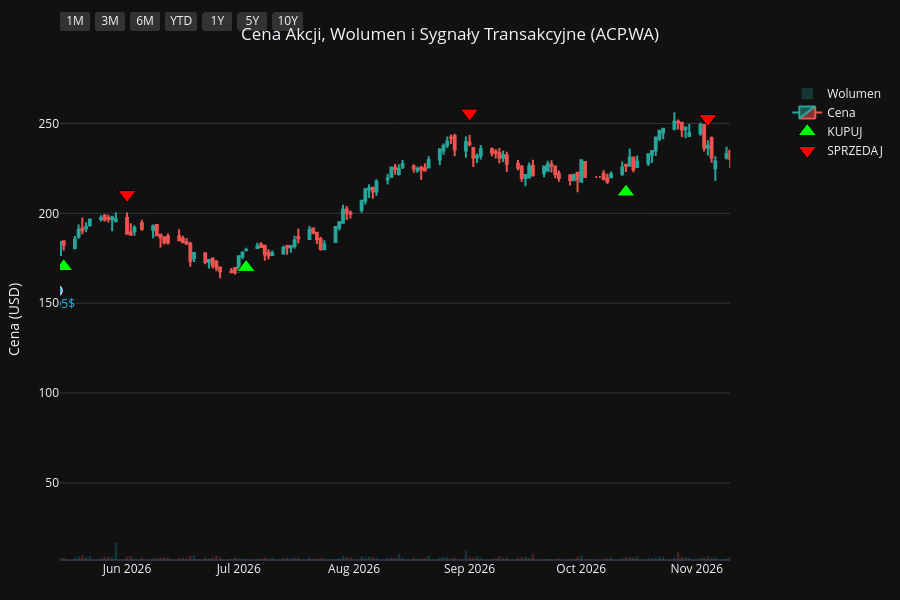
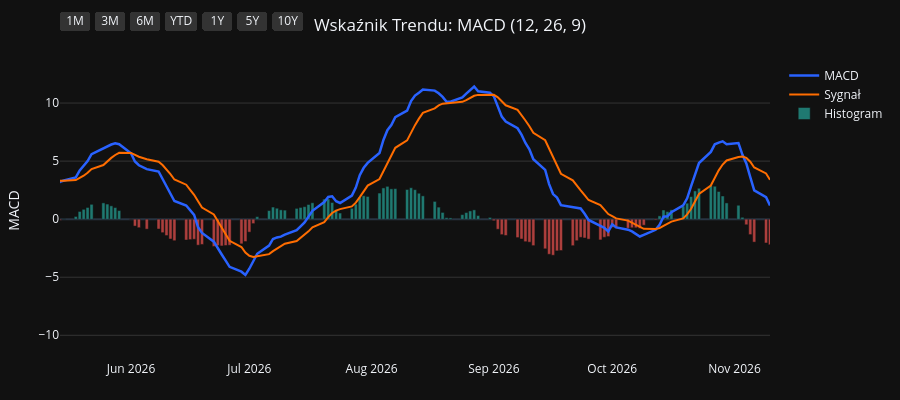
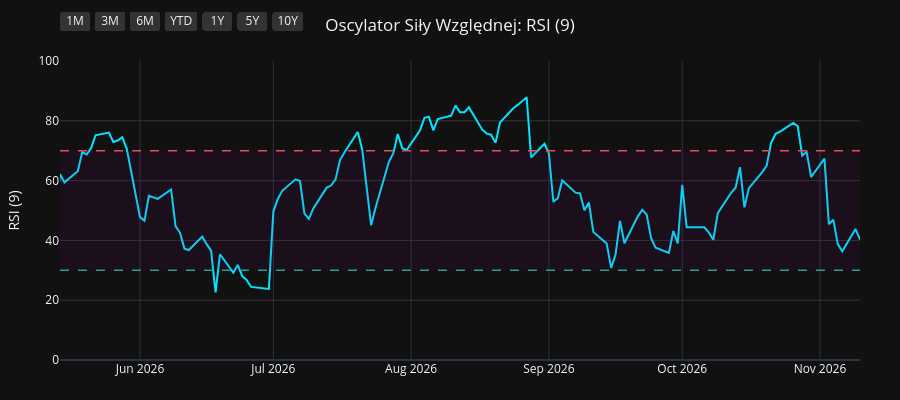
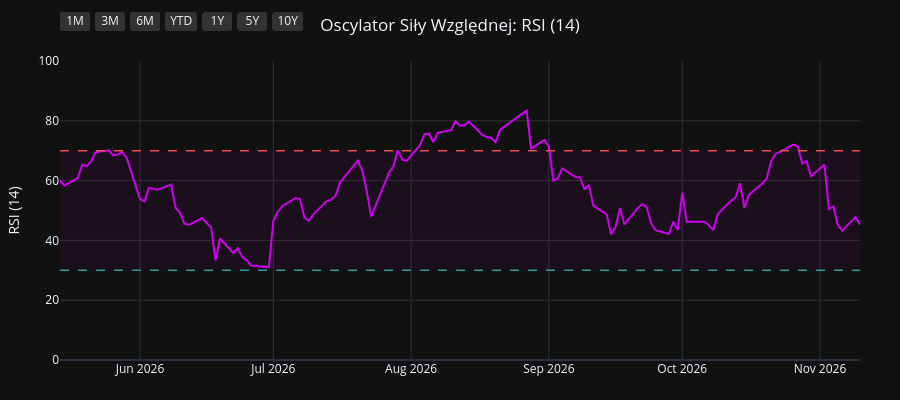

The notebook cell these images were saved under, in order:
### Code cell
import os
import yfinance as yf
import pandas as pd
import pandas_ta as ta
import plotly.graph_objects as go
from plotly.subplots import make_subplots

# 1. Pobranie i przygotowanie danych
symbol = os.environ.get("STOCK_TICKER", "").strip().upper()
if not symbol:
    raise RuntimeError("Set STOCK_TICKER before running price_extractor.ipynb")
df = yf.Ticker(symbol).history(period="10y")
df.index = df.index.tz_localize(None)

# Wskaźniki i sygnały
df.ta.macd(fast=12, slow=26, signal=9, append=True)
df.ta.rsi(length=9, append=True)
df.ta.rsi(length=14, append=True)
df.ta.rsi(length=21, append=True)
df.dropna(inplace=True)

macd = df['MACD_12_26_9']
signal = df['MACDs_12_26_9']
wczorajszy_macd = macd.shift(1)
wczorajszy_signal = signal.shift(1)

df['Decyzja'] = 'BRAK'
df.loc[(macd > signal) & (wczorajszy_macd <= wczorajszy_signal), 'Decyzja'] = 'KUPUJ'
df.loc[(macd < signal) & (wczorajszy_macd >= wczorajszy_signal), 'Decyzja'] = 'SPRZEDAJ'

df_kupuj = df[df['Decyzja'] == 'KUPUJ']
df_sprzedaj = df[df['Decyzja'] == 'SPRZEDAJ']
df_dywidendy = df[df['Dividends'] > 0]
df_splity = df[df['Stock Splits'] > 0]

# Wspólna konfiguracja osi X
konfiguracja_osi_x = dict(
    type="date",
    showspikes=True, spikemode="across", spikesnap="cursor", spikedash="dot", spikecolor="#ffffff", spikethickness=1, hoverformat="%Y-%m-%d",
    rangeselector=dict(
        buttons=list([
            dict(count=1, label="1M", step="month", stepmode="backward"),
            dict(count=3, label="3M", step="month", stepmode="backward"),
            dict(count=6, label="6M", step="month", stepmode="backward"),
            dict(count=1, label="YTD", step="year", stepmode="todate"),
            dict(count=1, label="1Y", step="year", stepmode="backward"),
            dict(count=5, label="5Y", step="year", stepmode="backward"),
            dict(step="all", label="10Y")
        ]),
        bgcolor="#333333", activecolor="#2962ff", x=0, y=1.1
    )
)

# ==========================================
# WYKRES 1: CENA + WOLUMEN + SYGNAŁY
# ==========================================
fig1 = make_subplots(specs=[[{"secondary_y": True}]])

kolory_wolumenu = ['#26a69a' if row['Close'] >= row['Open'] else '#ef5350' for index, row in df.iterrows()]
fig1.add_trace(go.Bar(x=df.index, y=df['Volume'], marker_color=kolory_wolumenu, opacity=0.25, name='Wolumen'), secondary_y=True)
fig1.add_trace(go.Candlestick(x=df.index, open=df['Open'], high=df['High'], low=df['Low'], close=df['Close'], name='Cena', increasing_line_color='#26a69a', decreasing_line_color='#ef5350'), secondary_y=False)
fig1.add_trace(go.Scatter(x=df_kupuj.index, y=df_kupuj['Low'] * 0.95, customdata=df_kupuj[['Low', 'High']], mode='markers', marker=dict(symbol='triangle-up', size=16, color='#00ff00', line=dict(width=1, color='black')), name='KUPUJ', hovertemplate='KUPUJ<br>Najniższa: %{customdata[0]:.2f}<br>Najwyższa: %{customdata[1]:.2f}<extra></extra>'), secondary_y=False)
fig1.add_trace(go.Scatter(x=df_sprzedaj.index, y=df_sprzedaj['High'] * 1.05, customdata=df_sprzedaj[['Low', 'High']], mode='markers', marker=dict(symbol='triangle-down', size=16, color='#ff0000', line=dict(width=1, color='black')), name='SPRZEDAJ', hovertemplate='SPRZEDAJ<br>Najniższa: %{customdata[0]:.2f}<br>Najwyższa: %{customdata[1]:.2f}<extra></extra>'), secondary_y=False)

if not df_dywidendy.empty:
    fig1.add_trace(go.Scatter(x=df_dywidendy.index, y=df_dywidendy['Low'] * 0.90, mode='markers+text', marker=dict(symbol='circle', size=12, color='#29b6f6', line=dict(width=1, color='white')), text=df_dywidendy['Dividends'].apply(lambda x: f"{x}$"), textposition="bottom center", name='Dywidenda', showlegend=False, hovertemplate='Dywidenda: %{text}<extra></extra>', textfont=dict(color="#29b6f6")), secondary_y=False)
if not df_splity.empty:
                    fig1.add_trace(go.Scatter(x=df_splity.index, y=df_splity['High'], mode='markers+text', marker=dict(symbol='star', size=16, color='#ffee58', line=dict(width=1, color='black')), text=df_splity['Stock Splits'].apply(lambda x: f"{x:g}:1" if x >= 1 else f"1:{1 / x:g}"), textposition="top center", name='Split', hovertemplate='%{text}<extra></extra>', textfont=dict(color="#ffee58")), secondary_y=False)

fig1.update_layout(title=dict(text=f"Cena Akcji, Wolumen i Sygnały Transakcyjne ({symbol})", x=0.5, xanchor='center'), dragmode='pan', xaxis_rangeslider_visible=False, template='plotly_dark', height=600, hovermode='x unified', margin=dict(l=60, r=40, t=60, b=40))
fig1.update_xaxes(**konfiguracja_osi_x)
fig1.update_xaxes(range=[df.index.max() - pd.Timedelta(days=180), df.index.max()])
fig1.update_yaxes(title_text="Cena (USD)", secondary_y=False, gridcolor='#333333')
fig1.update_yaxes(range=[0, df['Volume'].max() * 4], showgrid=False, showticklabels=False, secondary_y=True)
fig1.show(config={'scrollZoom': True})

# ==========================================
# WYKRES 2: WSKAŹNIK MACD
# ==========================================
fig2 = go.Figure()
fig2.add_trace(go.Scatter(x=df.index, y=df['MACD_12_26_9'], line=dict(color='#2962ff', width=2.5), name='MACD'))
fig2.add_trace(go.Scatter(x=df.index, y=df['MACDs_12_26_9'], line=dict(color='#ff6d00', width=2), name='Sygnał'))
kolory_macd = ['#26a69a' if val >= 0 else '#ef5350' for val in df['MACDh_12_26_9']]
fig2.add_trace(go.Bar(x=df.index, y=df['MACDh_12_26_9'], marker_color=kolory_macd, name='Histogram', opacity=0.7))
fig2.update_layout(title=dict(text="Wskaźnik Trendu: MACD (12, 26, 9)", x=0.5, xanchor='center'), dragmode='pan', xaxis_rangeslider_visible=False, template='plotly_dark', height=400, hovermode='x unified', margin=dict(l=60, r=40, t=60, b=40))
fig2.update_xaxes(**konfiguracja_osi_x)
fig2.update_xaxes(range=[df.index.max() - pd.Timedelta(days=180), df.index.max()])
fig2.update_yaxes(title_text="MACD", gridcolor='#333333')
fig2.show(config={'scrollZoom': True})

# ==========================================
# WYKRES 3: OSCYLATOR RSI (9)
# ==========================================
fig3 = go.Figure()
fig3.add_trace(go.Scatter(x=df.index, y=df['RSI_9'], line=dict(color='#00e5ff', width=2), name='RSI (9)'))
fig3.add_hline(y=70, line_dash="dash", line_color="#ef5350", line_width=1.5)
fig3.add_hline(y=30, line_dash="dash", line_color="#26a69a", line_width=1.5)
fig3.add_hrect(y0=30, y1=70, line_width=0, fillcolor="purple", opacity=0.1)
fig3.update_layout(title=dict(text="Oscylator Siły Względnej: RSI (9)", x=0.5, xanchor='center'), dragmode='pan', xaxis_rangeslider_visible=False, template='plotly_dark', height=400, hovermode='x unified', margin=dict(l=60, r=40, t=60, b=40))
fig3.update_xaxes(**konfiguracja_osi_x)
fig3.update_xaxes(range=[df.index.max() - pd.Timedelta(days=180), df.index.max()])
fig3.update_yaxes(title_text="RSI (9)", range=[0, 100], gridcolor='#333333')
fig3.show(config={'scrollZoom': True})

# ==========================================
# WYKRES 4: OSCYLATOR RSI (14)
# ==========================================
fig4 = go.Figure()
fig4.add_trace(go.Scatter(x=df.index, y=df['RSI_14'], line=dict(color='#d500f9', width=2), name='RSI (14)'))
fig4.add_hline(y=70, line_dash="dash", line_color="#ef5350", line_width=1.5)
fig4.add_hline(y=30, line_dash="dash", line_color="#26a69a", line_width=1.5)
fig4.add_hrect(y0=30, y1=70, line_width=0, fillcolor="purple", opacity=0.1)
fig4.update_layout(title=dict(text="Oscylator Siły Względnej: RSI (14)", x=0.5, xanchor='center'), dragmode='pan', xaxis_rangeslider_visible=False, template='plotly_dark', height=400, hovermode='x unified', margin=dict(l=60, r=40, t=60, b=40))
fig4.update_xaxes(**konfiguracja_osi_x)
fig4.update_xaxes(range=[df.index.max() - pd.Timedelta(days=180), df.index.max()])
fig4.update_yaxes(title_text="RSI (14)", range=[0, 100], gridcolor='#333333')
fig4.show(config={'scrollZoom': True})

# ==========================================
# WYKRES 5: OSCYLATOR RSI (21)
# ==========================================
fig5 = go.Figure()
fig5.add_trace(go.Scatter(x=df.index, y=df['RSI_21'], line=dict(color='#64dd17', width=2), name='RSI (21)'))
fig5.add_hline(y=70, line_dash="dash", line_color="#ef5350", line_width=1.5)
fig5.add_hline(y=30, line_dash="dash", line_color="#26a69a", line_width=1.5)
fig5.add_hrect(y0=30, y1=70, line_width=0, fillcolor="purple", opacity=0.1)
fig5.update_layout(title=dict(text="Oscylator Siły Względnej: RSI (21)", x=0.5, xanchor='center'), dragmode='pan', xaxis_rangeslider_visible=False, template='plotly_dark', height=400, hovermode='x unified', margin=dict(l=60, r=40, t=60, b=40))
fig5.update_xaxes(**konfiguracja_osi_x)
fig5.update_xaxes(range=[df.index.max() - pd.Timedelta(days=180), df.index.max()])
fig5.update_yaxes(title_text="RSI (21)", range=[0, 100], gridcolor='#333333')
fig5.show(config={'scrollZoom': True})

### Figure 1 — Plotly figure (JSON) as saved in the notebook; plotly's stock layout.template omitted (floating-point values rounded to 4 significant figures; data arrays with more than 128 entries replaced by an {"elided": "..."} marker saying what was removed)
{"data": [{"marker": {"color": {"elided": "2506 str values"}}, "name": "Wolumen", "opacity": 0.25, "type": "bar", "x": {"elided": "2506 str values"}, "xaxis": "x", "y": {"elided": "2506 int values"}, "yaxis": "y2"}, {"close": {"elided": "2506 float values"}, "decreasing": {"line": {"color": "#ef5350"}}, "high": {"elided": "2506 float values"}, "increasing": {"line": {"color": "#26a69a"}}, "low": {"elided": "2506 float values"}, "name": "Cena", "open": {"elided": "2506 float values"}, "type": "candlestick", "x": {"elided": "2506 str values"}, "xaxis": "x", "yaxis": "y"}, {"customdata": {"elided": "103x2 float values"}, "hovertemplate": "KUPUJ<br>Najniższa: %{customdata[0]:.2f}<br>Najwyższa: %{customdata[1]:.2f}<extra></extra>", "marker": {"color": "#00ff00", "line": {"color": "black", "width": 1}, "size": 16, "symbol": "triangle-up"}, "mode": "markers", "name": "KUPUJ", "type": "scatter", "x": ["2017-01-05T00:00:00", "2017-03-02T00:00:00", "2017-03-20T00:00:00", "2017-03-31T00:00:00", "2017-06-21T00:00:00", "2017-07-13T00:00:00", "2017-08-10T00:00:00", "2017-10-24T00:00:00", "2017-11-30T00:00:00", "2017-12-25T00:00:00", "2018-02-22T00:00:00", "2018-04-10T00:00:00", "2018-05-03T00:00:00", "2018-05-07T00:00:00", "2018-05-29T00:00:00", "2018-07-03T00:00:00", "2018-08-27T00:00:00", "2018-09-24T00:00:00", "2018-10-26T00:00:00", "2018-10-31T00:00:00", "2018-11-26T00:00:00", "2019-01-04T00:00:00", "2019-01-23T00:00:00", "2019-02-05T00:00:00", "2019-04-05T00:00:00", "2019-05-21T00:00:00", "2019-05-24T00:00:00", "2019-06-26T00:00:00", "2019-07-11T00:00:00", "2019-08-20T00:00:00", "2019-09-03T00:00:00", "2019-09-05T00:00:00", "2019-10-01T00:00:00", "2019-12-05T00:00:00", "2020-01-10T00:00:00", "2020-03-27T00:00:00", "2020-06-01T00:00:00", "2020-07-13T00:00:00", "2020-08-05T00:00:00", "2020-08-17T00:00:00", "2020-10-20T00:00:00", "2020-11-04T00:00:00", "2020-12-28T00:00:00", "2021-01-18T00:00:00", "2021-02-01T00:00:00", "2021-02-03T00:00:00", "2021-02-05T00:00:00", "2021-03-10T00:00:00", "2021-04-06T00:00:00", "2021-05-11T00:00:00", "2021-05-20T00:00:00", "2021-06-18T00:00:00", "2021-08-10T00:00:00", "2021-08-12T00:00:00", "2021-08-31T00:00:00", "2021-09-16T00:00:00", "2021-09-29T00:00:00", "2021-12-16T00:00:00", "2022-01-19T00:00:00", "2022-01-28T00:00:00", "2022-03-10T00:00:00", "2022-05-16T00:00:00", "2022-06-21T00:00:00", "2022-08-10T00:00:00", "2022-09-12T00:00:00", "2022-10-25T00:00:00", "2023-01-09T00:00:00", "2023-01-18T00:00:00", "2023-01-26T00:00:00", "2023-03-31T00:00:00", "2023-05-22T00:00:00", "2023-06-21T00:00:00", "2023-07-12T00:00:00", "2023-09-06T00:00:00", "2023-10-04T00:00:00", "2023-10-27T00:00:00", "2024-01-09T00:00:00", "2024-01-22T00:00:00", "2024-02-16T00:00:00", "2024-03-12T00:00:00", "2024-03-21T00:00:00", "2024-04-29T00:00:00", "2024-06-24T00:00:00", "2024-06-28T00:00:00", "2024-08-14T00:00:00", "2024-10-08T00:00:00", "2024-10-15T00:00:00", "2024-11-28T00:00:00", "2025-01-21T00:00:00", "2025-03-19T00:00:00", "2025-04-25T00:00:00", "2025-05-28T00:00:00", "2025-06-25T00:00:00", "2025-08-25T00:00:00", "2025-09-05T00:00:00", "2025-10-02T00:00:00", "2025-10-27T00:00:00", "2025-11-28T00:00:00", "2026-02-27T00:00:00", "2026-05-04T00:00:00", "2026-05-15T00:00:00", "2026-07-03T00:00:00", "2026-10-13T00:00:00"], "xaxis": "x", "y": [31.45, 32.42, 31.59, 31.03, 29.09, 29.03, 27.03, 28.01, 26.29, 26.04, 27.59, 28.39, 27.7, 26.97, 27.39, 26.57, 29.2, 29.6, 29.63, 30.15, 30.8, 30.12, 31.08, 31.5, 34.17, 33.81, 33.73, 37.45, 38.81, 38.81, 38.46, 37.87, 35.15, 39.43, 45.24, 40.34, 50.56, 48.96, 48.96, 48.09, 47.8, 46.78, 48.09, 48.74, 49.03, 48.96, 48.96, 48.74, 49.32, 50.99, 51.14, 53.33, 61.51, 61.4, 61.36, 64.12, 64.2, 64.88, 60.98, 61.21, 55.0, 56.55, 56.58, 56.62, 57.41, 52.73, 58.49, 58.49, 58.09, 59.91, 70.59, 66.99, 65.25, 58.96, 59.37, 61.44, 59.79, 58.3, 59.33, 61.19, 60.86, 65.42, 69.3, 69.13, 73.29, 75.15, 74.67, 75.41, 83.21, 127.8, 132.1, 150.0, 165.7, 171.2, 177.7, 185.7, 195.7, 170.3, 156.0, 163.3, 170.3, 169.9, 211.8], "yaxis": "y"}, {"customdata": {"elided": "104x2 float values"}, "hovertemplate": "SPRZEDAJ<br>Najniższa: %{customdata[0]:.2f}<br>Najwyższa: %{customdata[1]:.2f}<extra></extra>", "marker": {"color": "#ff0000", "line": {"color": "black", "width": 1}, "size": 16, "symbol": "triangle-down"}, "mode": "markers", "name": "SPRZEDAJ", "type": "scatter", "x": ["2017-01-04T00:00:00", "2017-01-19T00:00:00", "2017-03-03T00:00:00", "2017-03-22T00:00:00", "2017-05-15T00:00:00", "2017-07-05T00:00:00", "2017-07-17T00:00:00", "2017-09-19T00:00:00", "2017-11-09T00:00:00", "2017-12-19T00:00:00", "2018-01-31T00:00:00", "2018-03-26T00:00:00", "2018-04-13T00:00:00", "2018-05-04T00:00:00", "2018-05-22T00:00:00", "2018-06-12T00:00:00", "2018-08-07T00:00:00", "2018-09-06T00:00:00", "2018-10-09T00:00:00", "2018-10-30T00:00:00", "2018-11-12T00:00:00", "2018-12-07T00:00:00", "2019-01-22T00:00:00", "2019-01-31T00:00:00", "2019-03-04T00:00:00", "2019-04-23T00:00:00", "2019-05-23T00:00:00", "2019-06-21T00:00:00", "2019-06-28T00:00:00", "2019-07-26T00:00:00", "2019-08-26T00:00:00", "2019-09-04T00:00:00", "2019-09-11T00:00:00", "2019-12-03T00:00:00", "2020-01-06T00:00:00", "2020-01-13T00:00:00", "2020-05-15T00:00:00", "2020-06-12T00:00:00", "2020-07-27T00:00:00", "2020-08-14T00:00:00", "2020-09-01T00:00:00", "2020-10-23T00:00:00", "2020-12-11T00:00:00", "2021-01-13T00:00:00", "2021-01-21T00:00:00", "2021-02-02T00:00:00", "2021-02-04T00:00:00", "2021-02-18T00:00:00", "2021-03-29T00:00:00", "2021-04-19T00:00:00", "2021-05-12T00:00:00", "2021-06-09T00:00:00", "2021-07-19T00:00:00", "2021-08-11T00:00:00", "2021-08-13T00:00:00", "2021-09-14T00:00:00", "2021-09-21T00:00:00", "2021-10-27T00:00:00", "2022-01-07T00:00:00", "2022-01-25T00:00:00", "2022-02-23T00:00:00", "2022-04-13T00:00:00", "2022-06-07T00:00:00", "2022-07-13T00:00:00", "2022-08-29T00:00:00", "2022-09-26T00:00:00", "2022-12-15T00:00:00", "2023-01-13T00:00:00", "2023-01-19T00:00:00", "2023-02-21T00:00:00", "2023-05-17T00:00:00", "2023-05-25T00:00:00", "2023-06-23T00:00:00", "2023-07-28T00:00:00", "2023-09-25T00:00:00", "2023-10-23T00:00:00", "2023-11-24T00:00:00", "2024-01-17T00:00:00", "2024-02-15T00:00:00", "2024-03-05T00:00:00", "2024-03-19T00:00:00", "2024-04-12T00:00:00", "2024-05-23T00:00:00", "2024-06-25T00:00:00", "2024-07-29T00:00:00", "2024-09-06T00:00:00", "2024-10-10T00:00:00", "2024-10-31T00:00:00", "2025-01-09T00:00:00", "2025-02-28T00:00:00", "2025-04-02T00:00:00", "2025-05-23T00:00:00", "2025-06-12T00:00:00", "2025-07-14T00:00:00", "2025-08-29T00:00:00", "2025-09-24T00:00:00", "2025-10-10T00:00:00", "2025-10-31T00:00:00", "2026-01-15T00:00:00", "2026-04-29T00:00:00", "2026-05-12T00:00:00", "2026-06-01T00:00:00", "2026-09-01T00:00:00", "2026-11-04T00:00:00"], "xaxis": "x", "y": [35.24, 36.12, 36.25, 34.76, 35.94, 32.48, 32.43, 32.11, 31.69, 28.93, 32.02, 32.04, 31.36, 30.86, 30.01, 31.16, 33.32, 33.12, 33.4, 33.69, 34.36, 34.7, 34.81, 35.43, 39.54, 40.12, 38.43, 41.54, 42.89, 44.43, 42.62, 43.81, 43.51, 43.77, 49.31, 50.92, 54.19, 57.8, 54.76, 54.52, 57.96, 52.83, 53.71, 54.03, 54.68, 54.92, 54.84, 54.92, 54.35, 56.28, 56.88, 59.45, 66.73, 69.07, 69.07, 72.21, 72.38, 82.72, 71.63, 67.36, 65.77, 67.9, 64.47, 66.92, 63.85, 63.5, 66.66, 64.55, 64.95, 69.69, 78.24, 79.73, 75.05, 73.68, 66.81, 67.96, 72.76, 66.35, 66.17, 66.63, 68.09, 74.04, 78.71, 77.65, 80.76, 87.08, 84.54, 86.41, 91.34, 133.6, 156.3, 161.6, 178.7, 206.2, 189.3, 203.6, 208.1, 218.5, 232.2, 180.6, 190.2, 210.4, 255.8, 252.7], "yaxis": "y"}, {"hovertemplate": "Dywidenda: %{text}<extra></extra>", "marker": {"color": "#29b6f6", "line": {"color": "white", "width": 1}, "size": 12, "symbol": "circle"}, "mode": "markers+text", "name": "Dywidenda", "showlegend": false, "text": ["3.01$", "3.01$", "3.07$", "3.01$", "3.11$", "3.36$", "3.5$", "3.66$", "3.94$", "13.05$"], "textfont": {"color": "#29b6f6"}, "textposition": "bottom center", "type": "scatter", "x": ["2017-05-15T00:00:00", "2018-05-18T00:00:00", "2019-05-17T00:00:00", "2020-06-04T00:00:00", "2021-06-02T00:00:00", "2022-06-09T00:00:00", "2023-06-16T00:00:00", "2024-06-20T00:00:00", "2025-06-23T00:00:00", "2026-05-13T00:00:00"], "xaxis": "x", "y": [29.89, 25.59, 31.66, 48.17, 50.31, 52.81, 63.23, 64.96, 150.4, 157.0], "yaxis": "y"}], "layout": {"dragmode": "pan", "height": 600, "hovermode": "x unified", "margin": {"b": 40, "l": 60, "r": 40, "t": 60}, "title": {"text": "Cena Akcji, Wolumen i Sygnały Transakcyjne (ACP.WA)", "x": 0.5, "xanchor": "center"}, "xaxis": {"anchor": "y", "domain": [0.0, 0.94], "hoverformat": "%Y-%m-%d", "range": ["2026-05-14T00:00:00", "2026-11-10T00:00:00"], "rangeselector": {"activecolor": "#2962ff", "bgcolor": "#333333", "buttons": [{"count": 1, "label": "1M", "step": "month", "stepmode": "backward"}, {"count": 3, "label": "3M", "step": "month", "stepmode": "backward"}, {"count": 6, "label": "6M", "step": "month", "stepmode": "backward"}, {"count": 1, "label": "YTD", "step": "year", "stepmode": "todate"}, {"count": 1, "label": "1Y", "step": "year", "stepmode": "backward"}, {"count": 5, "label": "5Y", "step": "year", "stepmode": "backward"}, {"label": "10Y", "step": "all"}], "x": 0, "y": 1.1}, "rangeslider": {"visible": false}, "showspikes": true, "spikecolor": "#ffffff", "spikedash": "dot", "spikemode": "across", "spikesnap": "cursor", "spikethickness": 1, "type": "date"}, "yaxis": {"anchor": "x", "domain": [0.0, 1.0], "gridcolor": "#333333", "title": {"text": "Cena (USD)"}}, "yaxis2": {"anchor": "x", "overlaying": "y", "range": [0, 24382880], "showgrid": false, "showticklabels": false, "side": "right"}}}

### Figure 2 — Plotly figure (JSON) as saved in the notebook; plotly's stock layout.template omitted (floating-point values rounded to 4 significant figures; data arrays with more than 128 entries replaced by an {"elided": "..."} marker saying what was removed)
{"data": [{"line": {"color": "#2962ff", "width": 2.5}, "name": "MACD", "type": "scatter", "x": {"elided": "2506 str values"}, "y": {"elided": "2506 float values"}}, {"line": {"color": "#ff6d00", "width": 2}, "name": "Sygnał", "type": "scatter", "x": {"elided": "2506 str values"}, "y": {"elided": "2506 float values"}}, {"marker": {"color": {"elided": "2506 str values"}}, "name": "Histogram", "opacity": 0.7, "type": "bar", "x": {"elided": "2506 str values"}, "y": {"elided": "2506 float values"}}], "layout": {"dragmode": "pan", "height": 400, "hovermode": "x unified", "margin": {"b": 40, "l": 60, "r": 40, "t": 60}, "title": {"text": "Wskaźnik Trendu: MACD (12, 26, 9)", "x": 0.5, "xanchor": "center"}, "xaxis": {"hoverformat": "%Y-%m-%d", "range": ["2026-05-14T00:00:00", "2026-11-10T00:00:00"], "rangeselector": {"activecolor": "#2962ff", "bgcolor": "#333333", "buttons": [{"count": 1, "label": "1M", "step": "month", "stepmode": "backward"}, {"count": 3, "label": "3M", "step": "month", "stepmode": "backward"}, {"count": 6, "label": "6M", "step": "month", "stepmode": "backward"}, {"count": 1, "label": "YTD", "step": "year", "stepmode": "todate"}, {"count": 1, "label": "1Y", "step": "year", "stepmode": "backward"}, {"count": 5, "label": "5Y", "step": "year", "stepmode": "backward"}, {"label": "10Y", "step": "all"}], "x": 0, "y": 1.1}, "rangeslider": {"visible": false}, "showspikes": true, "spikecolor": "#ffffff", "spikedash": "dot", "spikemode": "across", "spikesnap": "cursor", "spikethickness": 1, "type": "date"}, "yaxis": {"gridcolor": "#333333", "title": {"text": "MACD"}}}}

### Figure 3 — Plotly figure (JSON) as saved in the notebook; plotly's stock layout.template omitted (floating-point values rounded to 4 significant figures; data arrays with more than 128 entries replaced by an {"elided": "..."} marker saying what was removed)
{"data": [{"line": {"color": "#00e5ff", "width": 2}, "name": "RSI (9)", "type": "scatter", "x": {"elided": "2506 str values"}, "y": {"elided": "2506 float values"}}], "layout": {"dragmode": "pan", "height": 400, "hovermode": "x unified", "margin": {"b": 40, "l": 60, "r": 40, "t": 60}, "shapes": [{"line": {"color": "#ef5350", "dash": "dash", "width": 1.5}, "type": "line", "x0": 0, "x1": 1, "xref": "x domain", "y0": 70, "y1": 70, "yref": "y"}, {"line": {"color": "#26a69a", "dash": "dash", "width": 1.5}, "type": "line", "x0": 0, "x1": 1, "xref": "x domain", "y0": 30, "y1": 30, "yref": "y"}, {"fillcolor": "purple", "line": {"width": 0}, "opacity": 0.1, "type": "rect", "x0": 0, "x1": 1, "xref": "x domain", "y0": 30, "y1": 70, "yref": "y"}], "title": {"text": "Oscylator Siły Względnej: RSI (9)", "x": 0.5, "xanchor": "center"}, "xaxis": {"hoverformat": "%Y-%m-%d", "range": ["2026-05-14T00:00:00", "2026-11-10T00:00:00"], "rangeselector": {"activecolor": "#2962ff", "bgcolor": "#333333", "buttons": [{"count": 1, "label": "1M", "step": "month", "stepmode": "backward"}, {"count": 3, "label": "3M", "step": "month", "stepmode": "backward"}, {"count": 6, "label": "6M", "step": "month", "stepmode": "backward"}, {"count": 1, "label": "YTD", "step": "year", "stepmode": "todate"}, {"count": 1, "label": "1Y", "step": "year", "stepmode": "backward"}, {"count": 5, "label": "5Y", "step": "year", "stepmode": "backward"}, {"label": "10Y", "step": "all"}], "x": 0, "y": 1.1}, "rangeslider": {"visible": false}, "showspikes": true, "spikecolor": "#ffffff", "spikedash": "dot", "spikemode": "across", "spikesnap": "cursor", "spikethickness": 1, "type": "date"}, "yaxis": {"gridcolor": "#333333", "range": [0, 100], "title": {"text": "RSI (9)"}}}}

### Figure 4 — Plotly figure (JSON) as saved in the notebook; plotly's stock layout.template omitted (floating-point values rounded to 4 significant figures; data arrays with more than 128 entries replaced by an {"elided": "..."} marker saying what was removed)
{"data": [{"line": {"color": "#d500f9", "width": 2}, "name": "RSI (14)", "type": "scatter", "x": {"elided": "2506 str values"}, "y": {"elided": "2506 float values"}}], "layout": {"dragmode": "pan", "height": 400, "hovermode": "x unified", "margin": {"b": 40, "l": 60, "r": 40, "t": 60}, "shapes": [{"line": {"color": "#ef5350", "dash": "dash", "width": 1.5}, "type": "line", "x0": 0, "x1": 1, "xref": "x domain", "y0": 70, "y1": 70, "yref": "y"}, {"line": {"color": "#26a69a", "dash": "dash", "width": 1.5}, "type": "line", "x0": 0, "x1": 1, "xref": "x domain", "y0": 30, "y1": 30, "yref": "y"}, {"fillcolor": "purple", "line": {"width": 0}, "opacity": 0.1, "type": "rect", "x0": 0, "x1": 1, "xref": "x domain", "y0": 30, "y1": 70, "yref": "y"}], "title": {"text": "Oscylator Siły Względnej: RSI (14)", "x": 0.5, "xanchor": "center"}, "xaxis": {"hoverformat": "%Y-%m-%d", "range": ["2026-05-14T00:00:00", "2026-11-10T00:00:00"], "rangeselector": {"activecolor": "#2962ff", "bgcolor": "#333333", "buttons": [{"count": 1, "label": "1M", "step": "month", "stepmode": "backward"}, {"count": 3, "label": "3M", "step": "month", "stepmode": "backward"}, {"count": 6, "label": "6M", "step": "month", "stepmode": "backward"}, {"count": 1, "label": "YTD", "step": "year", "stepmode": "todate"}, {"count": 1, "label": "1Y", "step": "year", "stepmode": "backward"}, {"count": 5, "label": "5Y", "step": "year", "stepmode": "backward"}, {"label": "10Y", "step": "all"}], "x": 0, "y": 1.1}, "rangeslider": {"visible": false}, "showspikes": true, "spikecolor": "#ffffff", "spikedash": "dot", "spikemode": "across", "spikesnap": "cursor", "spikethickness": 1, "type": "date"}, "yaxis": {"gridcolor": "#333333", "range": [0, 100], "title": {"text": "RSI (14)"}}}}
